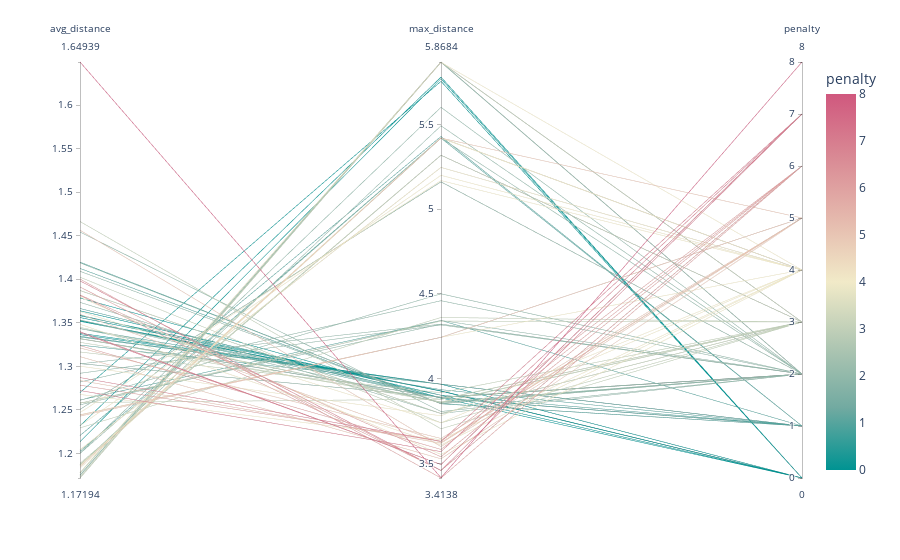

Notebook source saved alongside this figure:
### Code cell
import plotly.express as px


fig = px.parallel_coordinates(objectives, 
                              #color="nb_facs", 
                              #dimensions = ["0","1","2","3"],
                              color="penalty",
                              color_continuous_scale=px.colors.diverging.Tealrose)
                              #color_continuous_midpoint=4.5,
#                               title="Parallel axis plot of found solutions")
fig.show()

### Figure 1 — Plotly figure (JSON) as saved in the notebook; plotly's stock layout.template omitted (floating-point values rounded to 4 significant figures)
{"data": [{"dimensions": [{"label": "avg_distance", "values": [1.337, 1.466, 1.175, 1.172, 1.4, 1.272, 1.229, 1.251, 1.243, 1.292, 1.42, 1.183, 1.284, 1.339, 1.278, 1.261, 1.325, 1.379, 1.332, 1.353, 1.186, 1.332, 1.187, 1.214, 1.27, 1.187, 1.204, 1.311, 1.387, 1.402, 1.303, 1.374, 1.398, 1.413, 1.268, 1.245, 1.202, 1.2, 1.172, 1.356, 1.364, 1.348, 1.381, 1.366, 1.343, 1.328, 1.256, 1.175, 1.379, 1.352, 1.345, 1.258, 1.332, 1.334, 1.259, 1.258, 1.185, 1.353, 1.344, 1.353, 1.187, 1.303, 1.251, 1.358, 1.173, 1.649, 1.178, 1.456, 1.261, 1.247, 1.244, 1.221, 1.189, 1.282, 1.382, 1.34, 1.363, 1.2, 1.287, 1.324, 1.232, 1.332, 1.338, 1.387, 1.36, 1.359, 1.232, 1.335, 1.419, 1.454, 1.204, 1.303, 1.391, 1.186, 1.409, 1.3, 1.321, 1.352, 1.317, 1.178]}, {"label": "max_distance", "values": [3.967, 3.704, 5.868, 5.867, 3.414, 3.57, 4.361, 5.161, 4.244, 4.317, 3.852, 5.421, 3.619, 3.493, 3.63, 4.343, 3.968, 3.886, 3.862, 3.886, 5.419, 3.889, 5.492, 5.77, 5.755, 5.318, 5.247, 3.527, 3.794, 3.74, 3.892, 3.794, 3.458, 3.852, 3.64, 4.244, 5.419, 5.419, 5.867, 3.926, 3.902, 3.609, 3.459, 3.885, 3.935, 3.877, 4.343, 5.867, 3.553, 3.928, 3.859, 4.34, 3.889, 3.967, 3.879, 4.322, 5.419, 3.902, 3.862, 3.858, 5.318, 3.892, 5.161, 3.926, 5.867, 3.415, 5.868, 3.599, 4.501, 5.169, 4.244, 5.429, 5.318, 4.46, 3.539, 3.493, 3.739, 5.601, 3.63, 3.583, 5.2, 3.889, 3.967, 3.794, 3.624, 3.886, 5.779, 3.967, 3.852, 3.806, 5.247, 4.322, 3.459, 5.421, 3.852, 3.781, 3.647, 3.928, 3.917, 5.867]}, {"label": "penalty", "values": [0, 3, 2, 3, 6, 7, 3, 2, 5, 2, 1, 4, 5, 7, 6, 1, 1, 0, 3, 1, 4, 2, 2, 0, 0, 3, 4, 5, 3, 3, 2, 2, 7, 1, 4, 4, 1, 2, 3, 0, 0, 4, 6, 1, 1, 3, 2, 2, 4, 0, 3, 3, 2, 1, 3, 2, 5, 1, 2, 2, 3, 2, 2, 0, 3, 8, 2, 5, 2, 4, 5, 1, 3, 2, 6, 7, 4, 2, 7, 6, 4, 2, 0, 3, 5, 1, 0, 1, 2, 2, 4, 2, 6, 4, 2, 4, 5, 0, 3, 4]}], "domain": {"x": [0, 1], "y": [0, 1]}, "line": {"color": [0, 3, 2, 3, 6, 7, 3, 2, 5, 2, 1, 4, 5, 7, 6, 1, 1, 0, 3, 1, 4, 2, 2, 0, 0, 3, 4, 5, 3, 3, 2, 2, 7, 1, 4, 4, 1, 2, 3, 0, 0, 4, 6, 1, 1, 3, 2, 2, 4, 0, 3, 3, 2, 1, 3, 2, 5, 1, 2, 2, 3, 2, 2, 0, 3, 8, 2, 5, 2, 4, 5, 1, 3, 2, 6, 7, 4, 2, 7, 6, 4, 2, 0, 3, 5, 1, 0, 1, 2, 2, 4, 2, 6, 4, 2, 4, 5, 0, 3, 4], "coloraxis": "coloraxis"}, "name": "", "type": "parcoords"}], "layout": {"coloraxis": {"colorbar": {"title": {"text": "penalty"}}, "colorscale": [[0, "rgb(0, 147, 146)"], [0.1667, "rgb(114, 170, 161)"], [0.3333, "rgb(177, 199, 179)"], [0.5, "rgb(241, 234, 200)"], [0.6667, "rgb(229, 185, 173)"], [0.8333, "rgb(217, 137, 148)"], [1, "rgb(208, 88, 126)"]]}, "legend": {"tracegroupgap": 0}, "margin": {"t": 60}}}
